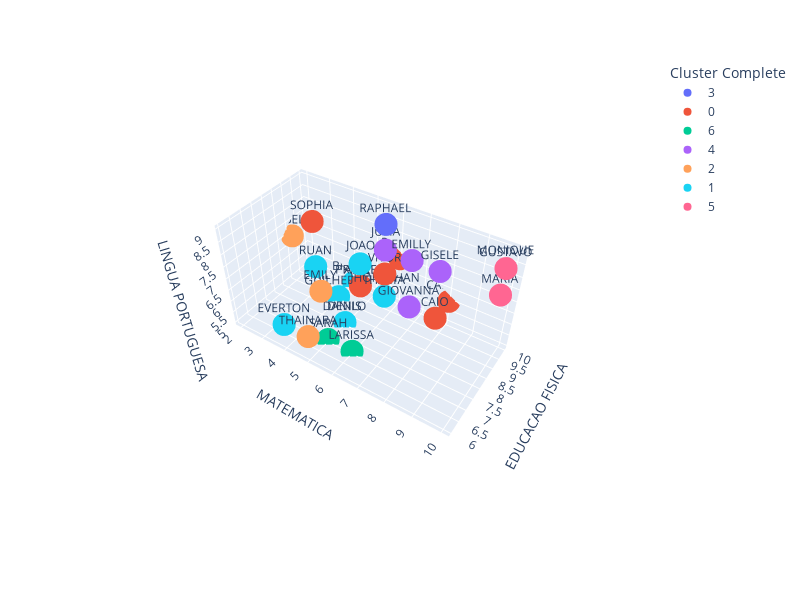

Source (notebook cell):
### Code cell
fig = px.scatter_3d(notas, 
                    x='MATEMATICA', 
                    y='EDUCACAO FISICA', 
                    z='LINGUA PORTUGUESA',
                    color= 'Cluster Complete',
                    text=notas.Nome)
fig.update_layout(
    width = 800,
    height = 600
)
iplot(fig)

### Figure 1 — Plotly figure (JSON) as saved in the notebook; plotly's stock layout.template omitted (floating-point values rounded to 4 significant figures)
{"data": [{"hovertemplate": "Cluster Complete=3<br>MATEMATICA=%{x}<br>EDUCACAO FISICA=%{y}<br>LINGUA PORTUGUESA=%{z}<br>Nome=%{text}<extra></extra>", "legendgroup": "3", "marker": {"color": "#636efa", "symbol": "circle"}, "mode": "markers+text", "name": "3", "scene": "scene", "showlegend": true, "text": ["ALINE", "RAPHAEL"], "type": "scatter3d", "x": [5, 6], "y": [9, 9], "z": [6, 9]}, {"hovertemplate": "Cluster Complete=0<br>MATEMATICA=%{x}<br>EDUCACAO FISICA=%{y}<br>LINGUA PORTUGUESA=%{z}<br>Nome=%{text}<extra></extra>", "legendgroup": "0", "marker": {"color": "#EF553B", "symbol": "circle"}, "mode": "markers+text", "name": "0", "scene": "scene", "showlegend": true, "text": ["CARLOS", "PABLO", "SOPHIA", "VITOR", "CAIO", "PRICILLA", "THALYA"], "type": "scatter3d", "x": [8, 6, 3, 6, 8, 5, 6], "y": [10, 10, 9, 9, 9, 9, 9], "z": [6, 7, 8, 7, 6, 6, 6]}, {"hovertemplate": "Cluster Complete=6<br>MATEMATICA=%{x}<br>EDUCACAO FISICA=%{y}<br>LINGUA PORTUGUESA=%{z}<br>Nome=%{text}<extra></extra>", "legendgroup": "6", "marker": {"color": "#00cc96", "symbol": "circle"}, "mode": "markers+text", "name": "6", "scene": "scene", "showlegend": true, "text": ["DENIS", "LARISSA", "SARAH"], "type": "scatter3d", "x": [5, 6, 5], "y": [8, 7, 7], "z": [5, 5, 5]}, {"hovertemplate": "Cluster Complete=4<br>MATEMATICA=%{x}<br>EDUCACAO FISICA=%{y}<br>LINGUA PORTUGUESA=%{z}<br>Nome=%{text}<extra></extra>", "legendgroup": "4", "marker": {"color": "#ab63fa", "symbol": "circle"}, "mode": "markers+text", "name": "4", "scene": "scene", "showlegend": true, "text": ["EMILLY", "GIOVANNA", "GISELE", "JULIA"], "type": "scatter3d", "x": [7, 7, 8, 6], "y": [9, 9, 9, 9], "z": [8, 6, 8, 8]}, {"hovertemplate": "Cluster Complete=2<br>MATEMATICA=%{x}<br>EDUCACAO FISICA=%{y}<br>LINGUA PORTUGUESA=%{z}<br>Nome=%{text}<extra></extra>", "legendgroup": "2", "marker": {"color": "#FFA15A", "symbol": "circle"}, "mode": "markers+text", "name": "2", "scene": "scene", "showlegend": true, "text": ["EMILY", "ISABELLE", "THAINARA"], "type": "scatter3d", "x": [4, 2, 5], "y": [8, 9, 6], "z": [6, 7, 6]}, {"hovertemplate": "Cluster Complete=1<br>MATEMATICA=%{x}<br>EDUCACAO FISICA=%{y}<br>LINGUA PORTUGUESA=%{z}<br>Nome=%{text}<extra></extra>", "legendgroup": "1", "marker": {"color": "#19d3f3", "symbol": "circle"}, "mode": "markers+text", "name": "1", "scene": "scene", "showlegend": true, "text": ["EVERTON", "GUILHERME", "JOAO", "RUAN", "JHONATHAN", "DANILO", "BRUNO"], "type": "scatter3d", "x": [4, 4, 5, 3, 6, 5, 4], "y": [6, 9, 9, 9, 9, 8, 10], "z": [6, 5, 7, 6, 6, 5, 5]}, {"hovertemplate": "Cluster Complete=5<br>MATEMATICA=%{x}<br>EDUCACAO FISICA=%{y}<br>LINGUA PORTUGUESA=%{z}<br>Nome=%{text}<extra></extra>", "legendgroup": "5", "marker": {"color": "#FF6692", "symbol": "circle"}, "mode": "markers+text", "name": "5", "scene": "scene", "showlegend": true, "text": ["GUSTAVO", "MARIA", "MONIQUE"], "type": "scatter3d", "x": [10, 10, 10], "y": [9, 9, 9], "z": [9, 8, 9]}], "layout": {"height": 600, "legend": {"title": {"text": "Cluster Complete"}, "tracegroupgap": 0}, "margin": {"t": 60}, "scene": {"aspectmode": "auto", "aspectratio": {"x": 1.587, "y": 0.7937, "z": 0.7937}, "camera": {"center": {"x": 0, "y": 0, "z": 0}, "eye": {"x": 1.402, "y": -2.124, "z": 2.207}, "projection": {"type": "perspective"}, "up": {"x": 0, "y": 0, "z": 1}}, "domain": {"x": [0, 1], "y": [0, 1]}, "xaxis": {"title": {"text": "MATEMATICA"}, "type": "linear"}, "yaxis": {"title": {"text": "EDUCACAO FISICA"}, "type": "linear"}, "zaxis": {"title": {"text": "LINGUA PORTUGUESA"}, "type": "linear"}}, "width": 800}}
